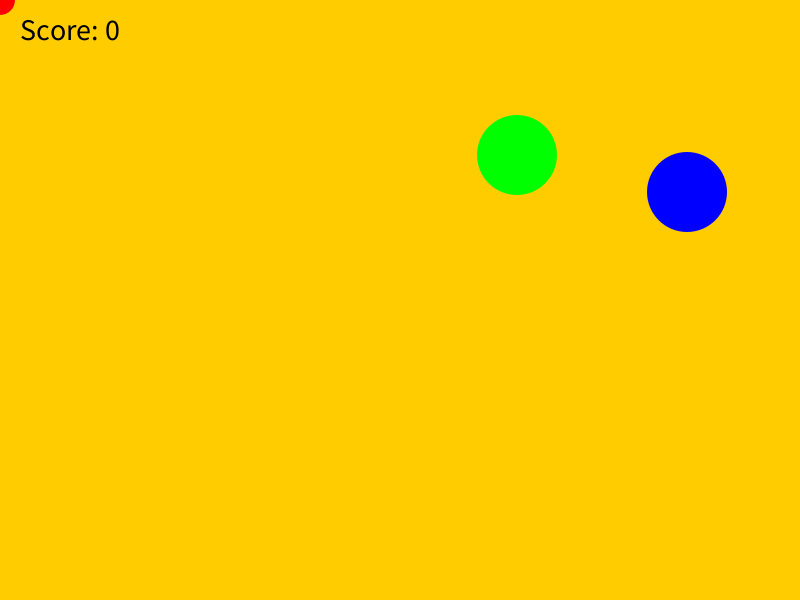
Frame 1 (no input)
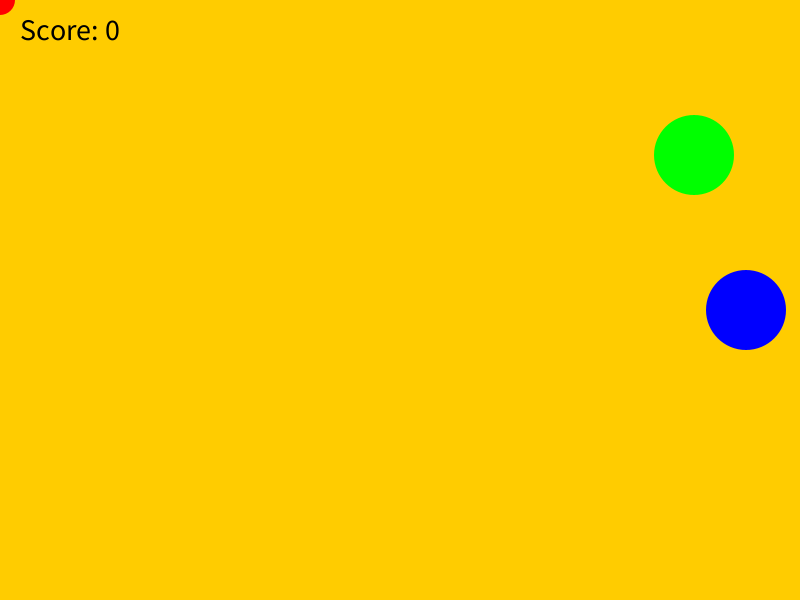
Frame 60 (the mouse pressed at the canvas centre just before this capture)
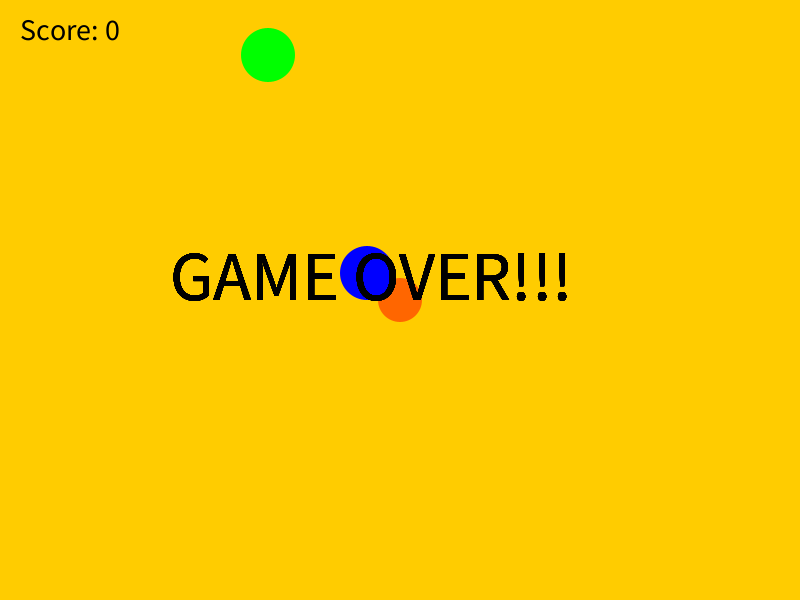
Frame 120 (the mouse held since frame 60 and released just before this capture)

The Processing sketch that drew these frames (run headless with seeded random() and noise(); from frame 60 on, the mouse is pressed at the canvas centre):

// Processing sketch: processing_102267
// ── processing_102267.pde

class Ball
{
  int x, y, vx, vy;
  Ball(int start_x, int start_y, int x_vel, int y_vel)
  {
    x = start_x;
    y = start_y;
    vx = x_vel;
    vy = y_vel;
  }
  
  void update()
  {
    // update position with velocity
    x += vx;
    y += vy;
    
    // check for collision on x axis
    if (x <= 0 || x >= width) {
      vx = -vx;
    }
    
    // check for collision on y axis
    if (y <= 0 || y >= height) {
      vy = -vy;
    }
  }
}

int enemy_radius;
int ball_radius;
int score;
boolean in_play;
Ball[] enemys;
Ball green_ball;

void setup()
{
  noStroke();
  ellipseMode(RADIUS);
  size(800, 600);
  
  score = 0;
  in_play = true;
  green_ball = generate_ball();
  enemys = new Ball[100];
  enemys[0] = generate_ball();
  frameRate(60);
}

void draw()
{
  if (in_play)
  {
    // set background to yellow
    background(255, 204, 0);
    
    // draw score
    fill(0);
    textSize(30);
    text("Score: " + score, 20, 40);
    
    // draw red ball at mouse position mapping x coordinate to size
    //                                         y coodrinate to transparency
    ball_radius = (int) map(mouseX, 0, width, 15, 30);
    int ball_alpha = (int) map(mouseY, 0, height, 255, 0);
    fill(255, 0, 0, ball_alpha);
    ellipse(mouseX, mouseY, ball_radius, ball_radius);
    
    // enemys size is inversed to mouseX
    enemy_radius = (int) map(mouseX, 0, width, 40, 15);
    
    // draw and update green ball
    fill(0, 255, 0);
    ellipse(green_ball.x, green_ball.y, enemy_radius, enemy_radius);
    green_ball.update();
    
    // draw and update enemys
    fill(0, 0, 255);
    for (int i = 0; i < score + 1; i++)
    {
      enemys[i].update();
      ellipse(enemys[i].x, enemys[i].y, enemy_radius, enemy_radius);
      
      // check for collision between emeys and red ball
      if (dist(mouseX, mouseY, enemys[i].x, enemys[i].y) < (ball_radius + enemy_radius) * 0.9)
      {
        in_play = false;
      }
    }
    
    // check for collision between red ball
    if (dist(mouseX, mouseY, green_ball.x, green_ball.y) < ball_radius + enemy_radius)
    {
      score++;
      enemys[score] = generate_ball();
      green_ball = generate_ball();
    }
  }
  else
  {
    fill(0);
    textSize(70);
    text("GAME OVER!!!", width / 2 - 230, height / 2);
  }
}

Ball generate_ball()
{
  int x, y, vx, vy;
  
  // make sure that new ball is far from red ball
  do
  {
    x = (int) random(width);
    y = (int) random(height);
  } while (dist(mouseX, mouseY, x, y) < ball_radius + enemy_radius + 50);
  vx = (int) random(4);
  vy = (int) random(4);
  return new Ball(x, y, vx, vy);
}

void mousePressed()
{
  setup();
}
